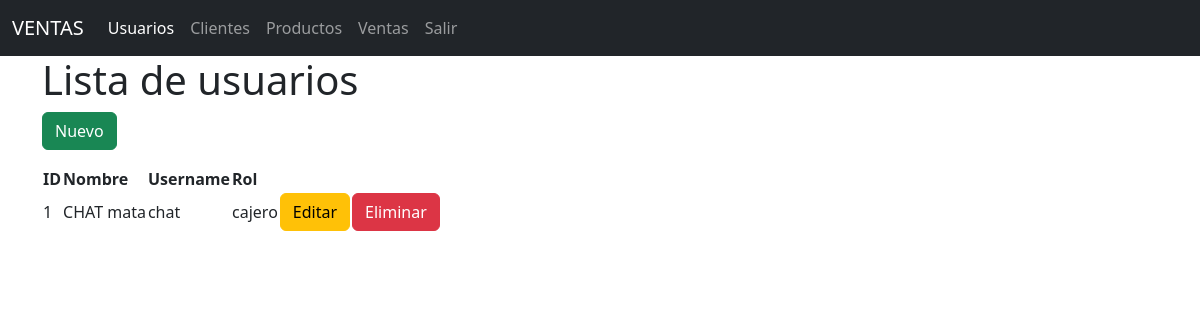
Screenshot of /usuarios/ with the database file from the repository.
### models/usuario_model.py (models this page shows, shortened)
class Usuario(db.Model):
    __tablename__ = "usuarios"
    id = db.Column(db.Integer, primary_key=True)
    nombre = db.Column(db.String(80), nullable=False)
    username = db.Column(db.String(20), nullable=False)
    password = db.Column(db.String, nullable=False)
    rol = db.Column(db.String(20), nullable=False)
    @staticmethod
    def get_all():
        return Usuario.query.all()

### controllers/usuario_controller.py (the view)
@usuario_bp.route("/")
def index():
    usuarios = Usuario.get_all()
    return usuario_view.list(usuarios)

### run.py (called while the page is built)
@app.context_processor
def inject_active_path():
    def is_active(path):
        return 'active' if request.path == path else ''
    return(dict(is_active = is_active))

### views/usuario_view.py (called while the page is built)
def list(usuarios):
    return render_template('usuarios/index.html', usuarios=usuarios)

### templates/usuarios/index.html (shortened to what this page needs)
{% extends 'base.html' %}
{%  block content %}
<h1>Lista de usuarios</h1>
<a href="{{ url_for('usuario.create') }}" class="btn btn-success mb-3"btn>Nuevo</a>
<table class="table-striped">
    <tr>
        <th>ID</th>
        <th>Nombre</th>
        <th>Username</th>
        <th>Rol</th>
        <th></th>
        <th></th>
    </tr>
    {% for item in usuarios %}
    <tr>
        <td>{{item.id}}</td>
        <td>{{item.nombre}}</td>
        <td>{{item.username}}</td>
        <td>{{item.rol}}</td>
        <td>
            <a href="{{ url_for('usuario.edit',id=item.id) }}" class="btn
            btn-warning">Editar</a>
        </td>
        <td>
            <a href="{{ url_for('usuario.delete',id=item.id )}}" class="btn
            btn-danger">Eliminar</a>
        </td>
    </tr>
    {% endfor %}
</table>
{%  endblock %}

### rows the page displays
Usuario: id "1", nombre "CHAT mata", username "chat", rol "cajero"
